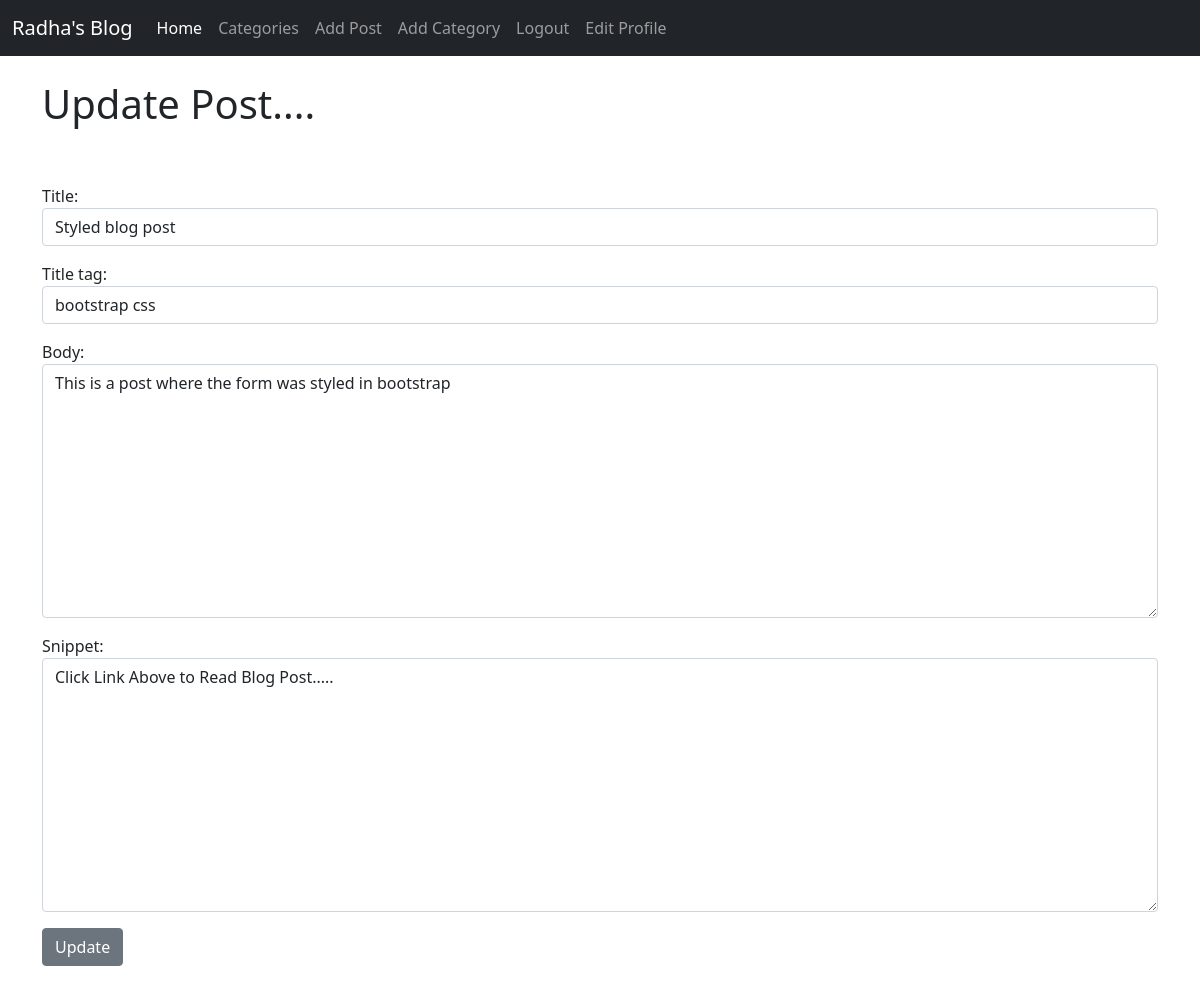
Before: /article/edit/7 (signed in) with the older database file.
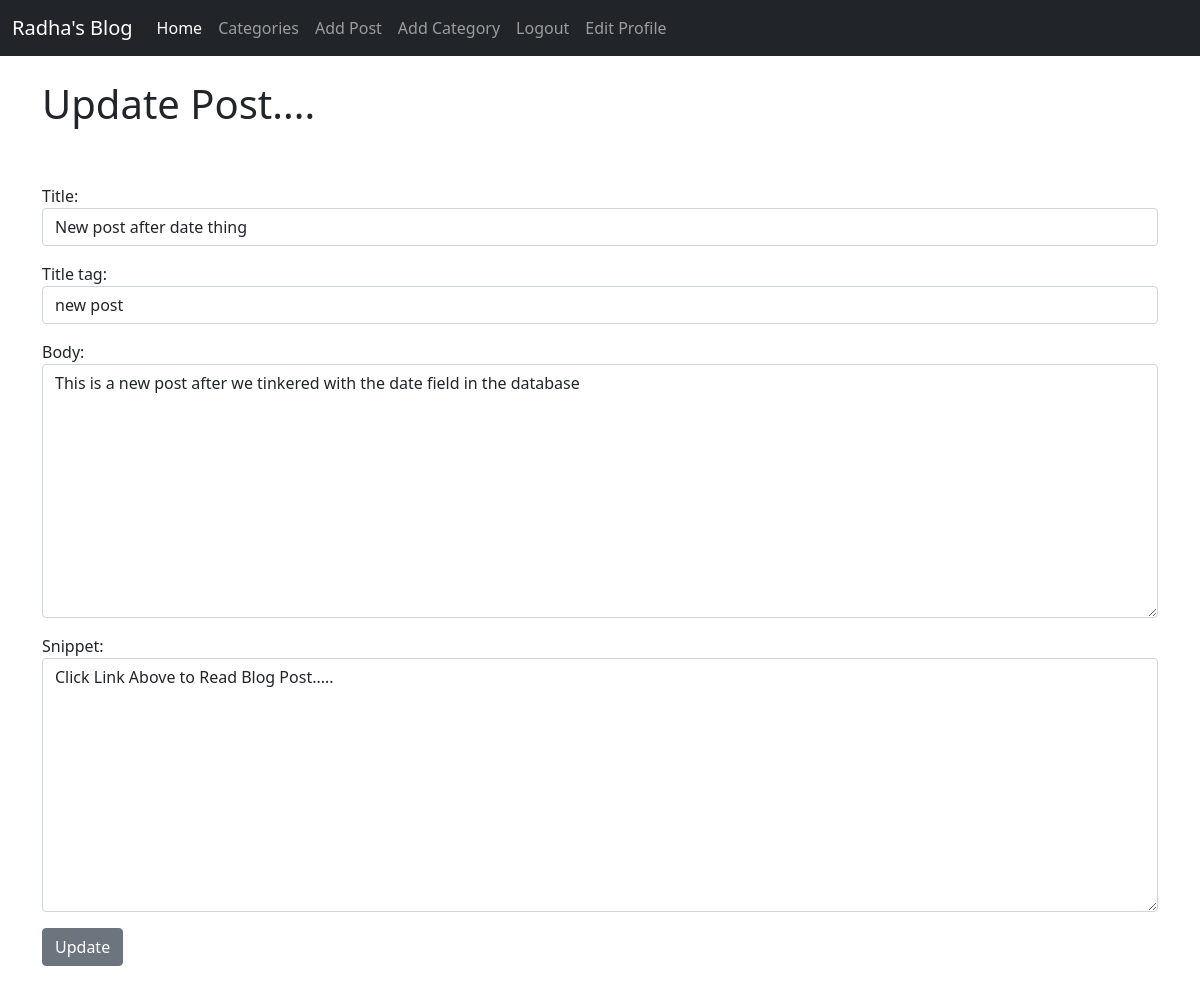
After: the same page with the newer database file.
### theblog/models.py (models this page shows, shortened)
class Post(models.Model):
	title = models.CharField(max_length=255)
	title_tag = models.CharField(max_length=255)
	author = models.ForeignKey(User, on_delete=models.CASCADE)
	body = RichTextField(blank=True, null=True)
	post_date = models.DateField(auto_now_add=True)
	category = models.CharField(max_length=255, default='coding')
	snippet = models.CharField(max_length=255)
	likes = models.ManyToManyField(User, related_name='blog_posts')

### theblog/views.py (the view)
# urls.py: path('article/edit/<int:pk>',UpdatePostView.as_view(),name='update_post'),
class UpdatePostView(UpdateView):
	model = Post
	form_class = EditForm
	template_name = 'update_post.html'

### theblog/forms.py
class EditForm(forms.ModelForm):
	class Meta:
		model = Post
		fields = ('title', 'title_tag','body','snippet')
		widgets = {
			'title':forms.TextInput(attrs={'class':'form-control'}),
			'title_tag':forms.TextInput(attrs={'class':'form-control'}),
			'body':forms.Textarea(attrs={'class':'form-control'}),
			'snippet' :forms.Textarea(attrs={'class':'form-control'}),
		}

### theblog/templates/update_post.html (shortened to what this page needs)
{% extends 'base.html' %}
{% block content %}
{% if user.is_authenticated %}
	{% if user.id == post.author.id %}
		<h1>Update Post....</h1>
		<br/><br/>
		<div class="mb-3">
			<form method = "POST">
				{{ form.as_p }}
				<button class="btn btn-secondary">Update</button>
		</div>
	{% else %}
		You are not allowed here! (and you know it.....)
	{% endif %}
{% else %}
	You are not allowed here! (and you know it.....)
{% endif %}
{% endblock %}

Changed rows visible on the page:
changed Post "Click Link Above to Read Blog Post.....": title "Styled blog post" → "New post after date thing"; title_tag "bootstrap css" → "new post"; body "This is a post where the form was styled in bootstrap" → "This is a new post after we tinkered with the date field in the database"
